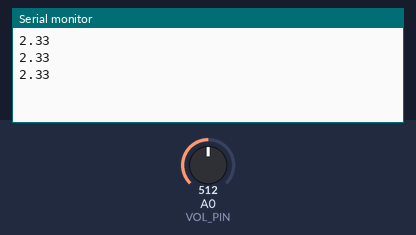
The sketch below on a simulated Arduino Uno, built with avr-gcc and run on an emulated ATmega328P. Shown: the last lines printed to the serial monitor. Inputs (shaded band) come from the test bench; at power-on: A0 (VOL_PIN) = 512.

Above: at 1.3 s.
1.4 s: A0 (VOL_PIN) set to 716
At 1.9 s:
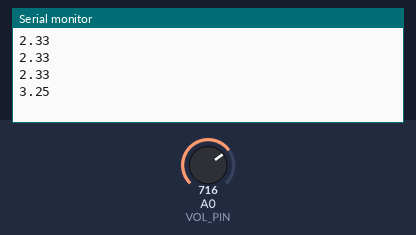
2.9 s: A0 (VOL_PIN) set to 900
At 3.4 s:
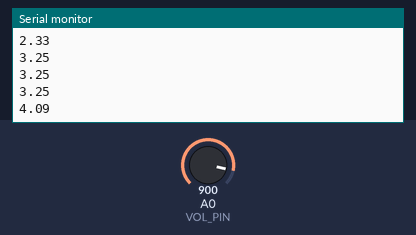
Timing chart, 0 to 5.9 s (numbered marks = the images above; inputs shaded):
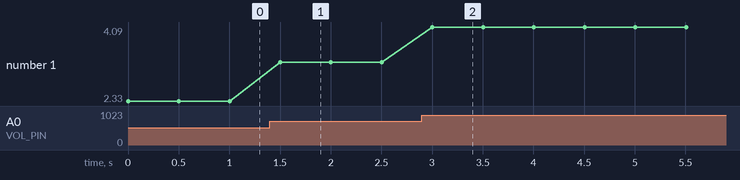

Measured:
- after the input at 1.4 s, the serial monitor: prints a new line after 0.10 s (image 1)
- after the input at 2.9 s, the serial monitor: prints a new line after 0.10 s (image 2)
- plotted number 1: 2.33 → 3.25 after the input at 1.4 s, 3.25 → 4.09 after the input at 2.9 s

The sketch:

voltage_sensor_25v.ino
```cpp
const int VOL_PIN = A0;

void setup(){
    Serial.begin( 9600 );
}

void loop(){
    int value;
    float volt;

    value = analogRead( VOL_PIN );

    volt = value * 5.0 / 1100.0;

    //Serial.print( "Value: " );
   // Serial.print( value );
  //  Serial.print( "  Volt: " );
    Serial.println( volt );


    delay( 500 );
}
```
